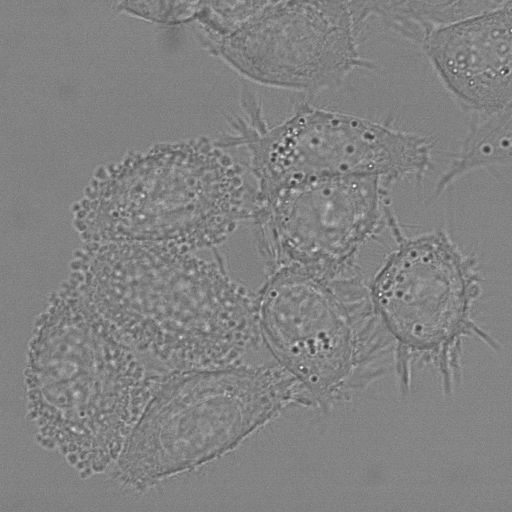
#> input picture Xiaocong_work/t000.tif, 512 x 512 px, found by its file name
$ jupyter execute --allow-errors draft_cell_segmentation.ipynb   (older library calls are emulated)
#> lines starting #> are read from the running program, lines starting #| are printed output that depends on the picture; after the words box and inside, x2 and y2 are one past the last pixel; in counts of white or black regions, pixels touching at a corner belong together
[cell 1]
import cv2
import numpy as np
import matplotlib.pyplot as plt
from libtiff import TIFF
from numpy import unique
from skimage.segmentation import watershed
from skimage.feature import peak_local_max
from scipy import ndimage as ndi

[cell 2]
import os
import cv2
import matplotlib.pyplot as plt
import pandas as pd
import numpy as np
from skimage.filters import threshold_otsu
from scipy import ndimage as ndi
from skimage.morphology import watershed, dilation
from skimage.feature import peak_local_max
from sklearn.cluster import MeanShift

[cell 3]
# Helper functions
def contrast_stretch(I):
    I = I.astype('int32')
    values = [pixel[0] for row in I for pixel in row]
    min_old = min(values)
    max_old = max(values)
    min_new = 0
    max_new = 255
    stretched = (I - min_old) * ((max_new - min_new) / (max_old - min_old)) + min_new
    return stretched.astype('uint8')

def otsu_threshold(img):
    img_grey = cv2.cvtColor(img, cv2.COLOR_BGR2GRAY)
    thresh = threshold_otsu(img_grey)
    img_array = img_grey > thresh
    return img_array

def greyscale(img):
    return cv2.cvtColor(img, cv2.COLOR_BGR2GRAY)

def histogram(I):
    hist = [0] * 256
    for row in I:
        for pixel in row:
            hist[pixel[0]] += 1
    plt.bar(range(len(hist)), hist, 5)
    return hist

[cell 4]
os.chdir("/Users/minruilu/Desktop/OneDrive - UNSW/UNSW/2020 Semester 2/comp9517/project/COMP9517 20T2 Group Project Image Sequences/DIC-C2DH-HeLa/Sequence 1")

[cell 5]
# for dataset 2 and 3
img = cv2.imread("t000.tif",)
#> img is the input picture: shape (512, 512, 3); min 47, max 255, mean 130
plt.imshow(img,'gray')

[cell 6]
img = cv2.imread("t002.tif",)
norm = None
norm = cv2.normalize(img, norm, 0, 255, cv2.NORM_MINMAX)
#> (the rest of this cell did not finish here and is left out)

#> (a cell that did not finish here is left out)

## Find Contour

#> (a cell that did not finish here is left out)

#> (a cell that did not finish here is left out)

#> (a cell that did not finish here is left out)

[cell 11]
img_1 = cv2.imread("/Users/minruilu/Desktop/OneDrive - UNSW/UNSW/2020 Semester 2/comp9517/project/COMP9517 20T2 Group Project Image Sequences/DIC-C2DH-HeLa/Sequence 1 Masks/t002mask.tif",-1)
#> (the rest of this cell did not finish here and is left out)

## Try Images in Dataset 3 with Yunfan's Threshold Method

[cell 12]
os.chdir("/Users/minruilu/Desktop/OneDrive - UNSW/UNSW/2020 Semester 2/comp9517/project/COMP9517 20T2 Group Project Image Sequences/PhC-C2DL-PSC/Sequence 1")

[cell 13]
img = cv2.imread("t000.tif",cv2.IMREAD_GRAYSCALE)
#> img: shape (512, 512); min 47, max 255, mean 130
kernel = 11
img = cv2.GaussianBlur(img, (kernel, kernel), 0)
hist, bins = np.histogram(img.flatten(), 256, [0, 256])
#> hist = 256 values, max 42988 at index 130, min 0 at index 0, mean 1024; bins = 257 values from 0 to 256
th = np.where(hist == np.max(hist))[0]
#> th = [130]
ret, thresh = cv2.threshold(img, th[0] + 1, 255, cv2.THRESH_BINARY)
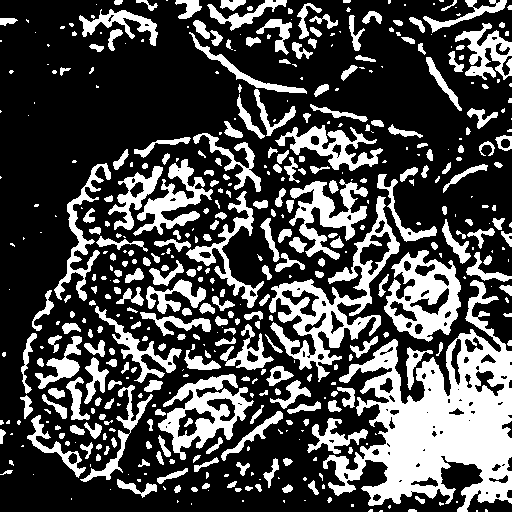
#> thresh: shape (512, 512); 30.1% white; 473 white regions (195 under 20 px), largest, box (x1, y1, x2, y2) and area: (323, 280, 512, 512) 18562, (269, 196, 400, 382) 5603, (384, 250, 461, 342) 3627
#> ret = 131
thresh = cv2.erode(thresh, np.ones((9, 9)))
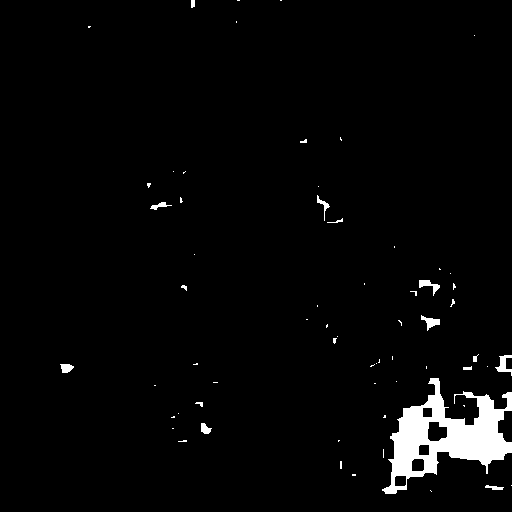
#> thresh: shape (512, 512); 2.8% white; 64 white regions (49 under 20 px), largest, box (x1, y1, x2, y2) and area: (382, 378, 512, 494) 6192, (495, 355, 512, 376) 157, (421, 315, 440, 331) 132
thresh = cv2.dilate(thresh, np.ones((9, 9)))
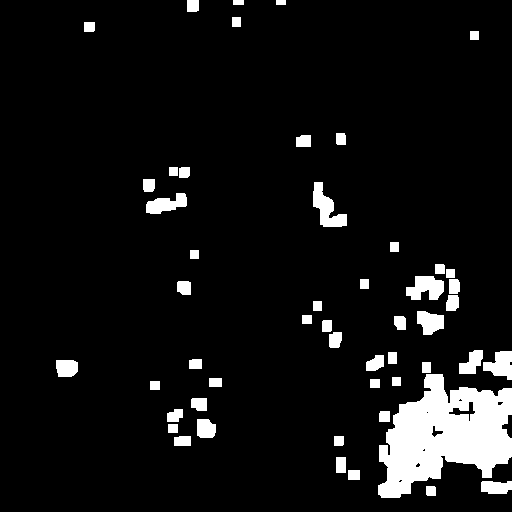
#> thresh: shape (512, 512); 7.4% white; 51 white regions, largest, box (x1, y1, x2, y2) and area: (378, 374, 512, 498) 10122, (313, 182, 347, 227) 753, (406, 276, 444, 300) 651
plt.imshow(img)

[cell 14]
img = cv2.imread("t000.tif",cv2.IMREAD_GRAYSCALE)
kernel =21
img = cv2.GaussianBlur(img, (kernel, kernel), 0)
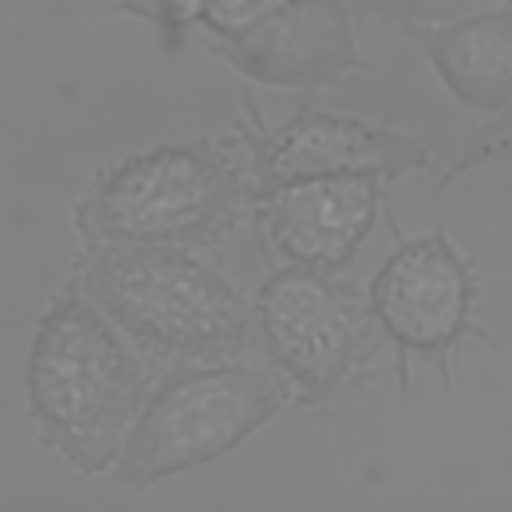
#> img: shape (512, 512); min 110, max 154, mean 130
hist, bins = np.histogram(img.flatten(), 256, [0, 256])
#> hist = 256 values, max 53339 at index 130, min 0 at index 0, mean 1024
th = np.where(hist == np.max(hist))[0]
ret, thresh = cv2.threshold(img, th[0] + 1, 255, cv2.THRESH_BINARY)
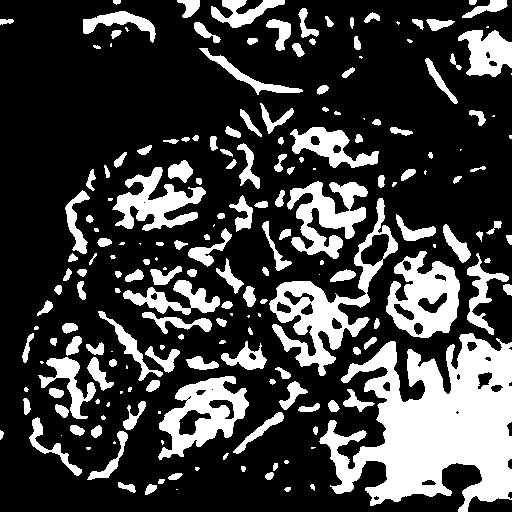
#> thresh: shape (512, 512); 25.4% white; 202 white regions (47 under 20 px), largest, box (x1, y1, x2, y2) and area: (319, 333, 512, 512) 19578, (269, 198, 398, 376) 5175, (386, 251, 460, 338) 3708
thresh = cv2.erode(thresh, np.ones((9, 9)))
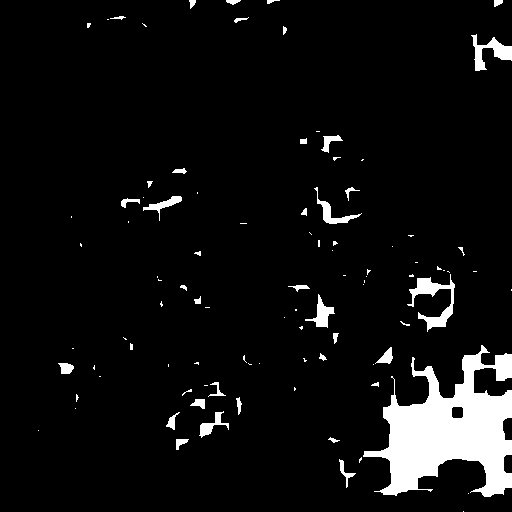
#> thresh: shape (512, 512); 6.2% white; 97 white regions (59 under 20 px), largest, box (x1, y1, x2, y2) and area: (363, 345, 512, 497) 11387, (407, 274, 455, 332) 881, (471, 34, 512, 71) 603
thresh = cv2.dilate(thresh, np.ones((9, 9)))
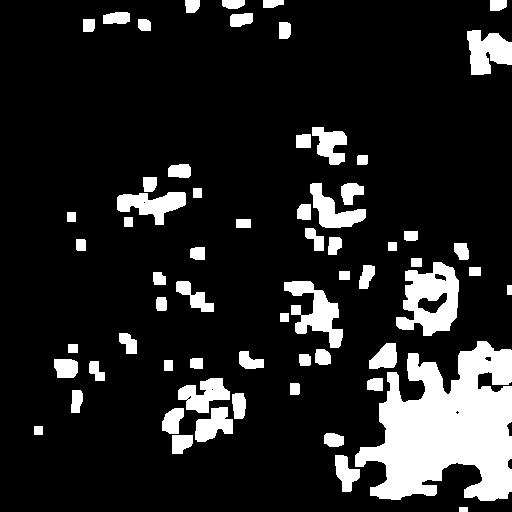
#> thresh: shape (512, 512); 14.6% white; 64 white regions, largest, box (x1, y1, x2, y2) and area: (355, 341, 512, 501) 15980, (396, 262, 459, 336) 2830, (284, 281, 343, 348) 1751
plt.imshow(thresh)

[cell 15]
img = cv2.imread("t000.tif",cv2.IMREAD_GRAYSCALE)
# kernel = 11
# img = cv2.GaussianBlur(img, (kernel, kernel), 0)
hist, bins = np.histogram(img.flatten(), 256, [0, 256])
#> hist = 256 values, max 16334 at index 130, min 0 at index 0, mean 1024
th = np.where(hist == np.max(hist))[0]
ret, thresh = cv2.threshold(img, th[0] + 1, 255, cv2.THRESH_BINARY)
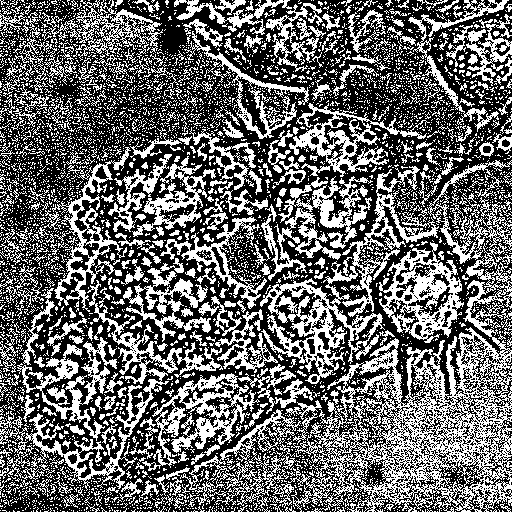
#> thresh: shape (512, 512); 40.7% white in thin lines or dots
thresh = cv2.erode(thresh, np.ones((3, 3)))
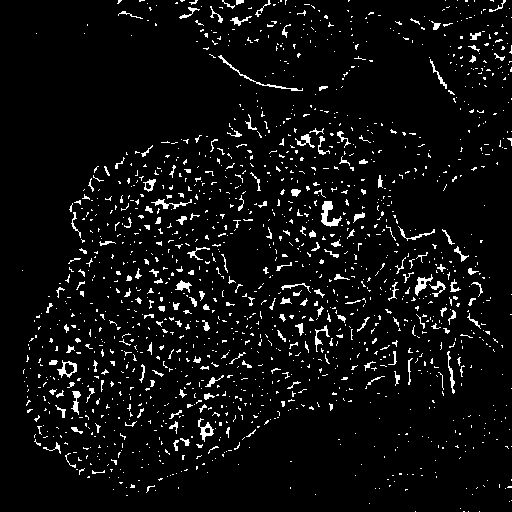
#> thresh: shape (512, 512); 5.3% white in thin lines or dots
thresh = cv2.dilate(thresh, np.ones((5, 5)))
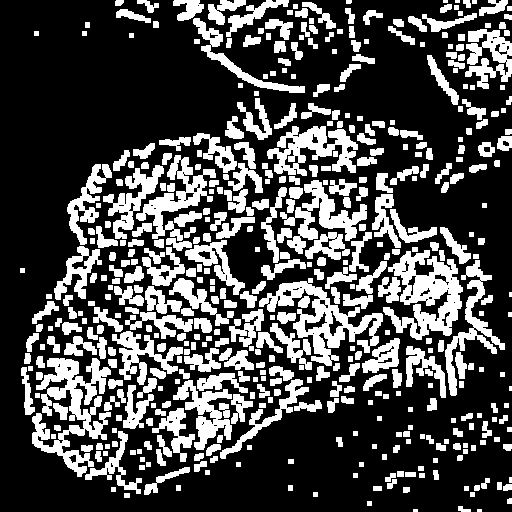
#> thresh: shape (512, 512); 29.8% white; 471 white regions (7 under 20 px), largest, box (x1, y1, x2, y2) and area: (32, 358, 111, 477) 3931, (383, 250, 463, 340) 3611, (259, 278, 383, 366) 3366
plt.imshow(thresh)
